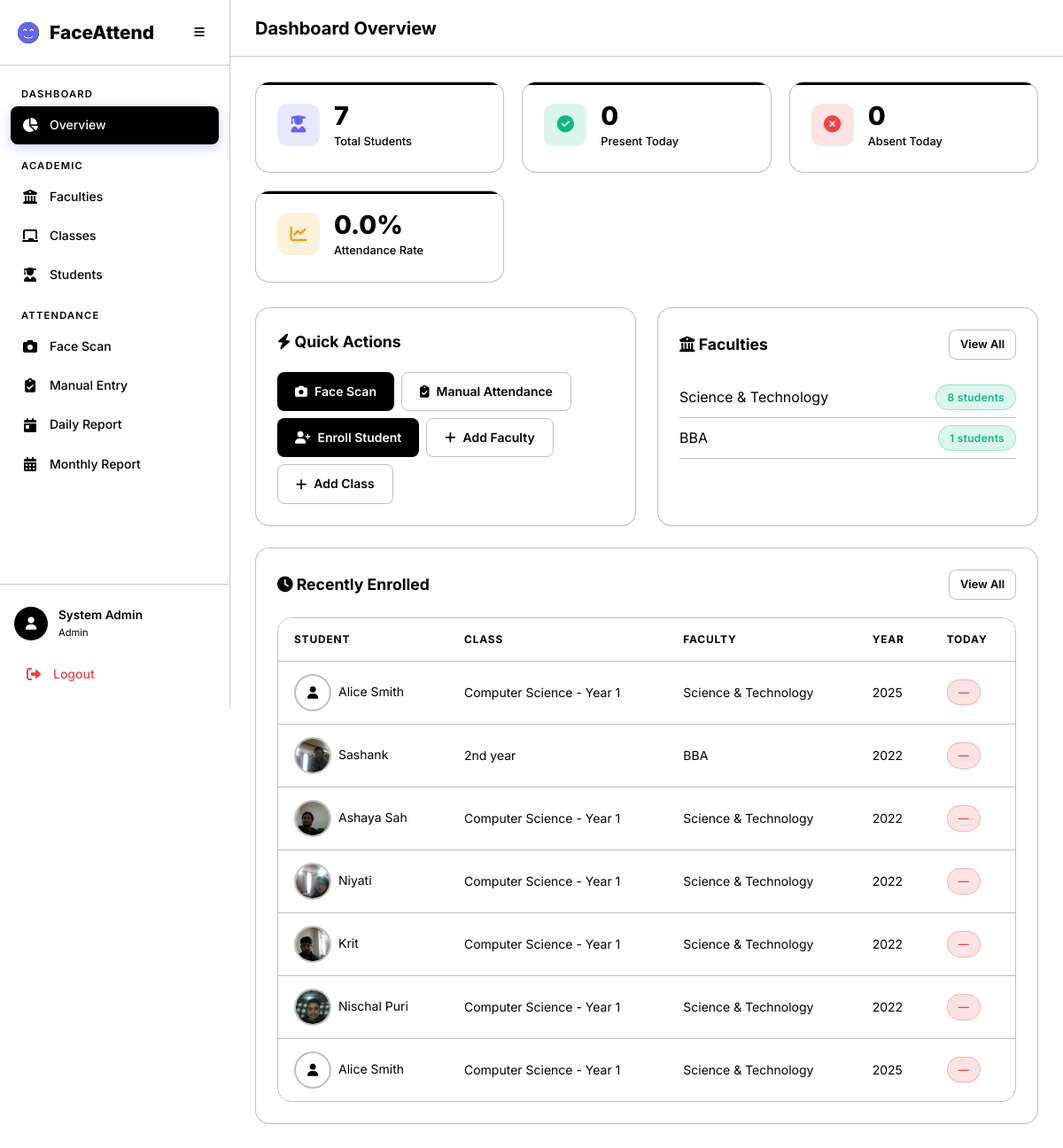
The app's page /academics/dashboard/ with its own data.
### accounts/models.py (models this page shows, shortened)
class User(AbstractUser):
    class Role(models.TextChoices):
        ADMIN = 'admin', 'Admin'
        TEACHER = 'teacher', 'Teacher'
        STUDENT = 'student', 'Student'
    role = models.CharField(
        max_length=10,
        choices=Role.choices,
        default=Role.STUDENT,
    )
    phone = models.CharField(max_length=20, blank=True)
    profile_image = models.ImageField(upload_to='profiles/', blank=True, null=True)

### academics/models.py (models this page shows, shortened)
class Faculty(models.Model):
    name = models.CharField(max_length=200, unique=True)
    description = models.TextField(blank=True)
    created_at = models.DateTimeField(auto_now_add=True)
    updated_at = models.DateTimeField(auto_now=True)
    class Meta:
        verbose_name_plural = 'Faculties'
        ordering = ['name']

class Student(models.Model):
    user = models.OneToOneField(
        settings.AUTH_USER_MODEL,
        on_delete=models.CASCADE,
        related_name='student_profile',
        null=True, blank=True,
    )
    full_name = models.CharField(max_length=300)
    profile_image = models.ImageField(upload_to='students/profiles/')
    face_encoding = models.BinaryField(null=True, blank=True, help_text='128-d face encoding as bytes')
    enrollment_year = models.PositiveIntegerField()
    faculty = models.ForeignKey(Faculty, on_delete=models.CASCADE, related_name='students')
    academic_class = models.ForeignKey(AcademicClass, on_delete=models.CASCADE, related_name='students')
    phone = models.CharField(max_length=20, blank=True)
    guardian_phone = models.CharField(max_length=20, blank=True)
    is_phone_flagged = models.BooleanField(
        default=False,
        help_text='Mark this when the student phone number is incorrect.',
    )
    is_active = models.BooleanField(default=True)
    created_at = models.DateTimeField(auto_now_add=True)
    updated_at = models.DateTimeField(auto_now=True)
    class Meta:
        ordering = ['full_name']

class AcademicClass(models.Model):
    name = models.CharField(max_length=200)
    faculty = models.ForeignKey(Faculty, on_delete=models.CASCADE, related_name='classes')
    teacher = models.ForeignKey(
        settings.AUTH_USER_MODEL,
        on_delete=models.SET_NULL,
        null=True, blank=True,
        related_name='assigned_classes',
        limit_choices_to={'role': 'teacher'},
    )
    created_at = models.DateTimeField(auto_now_add=True)
    updated_at = models.DateTimeField(auto_now=True)
    class Meta:
        verbose_name_plural = 'Classes'
        ordering = ['faculty__name', 'name']
        unique_together = ['name', 'faculty']

### academics/views.py (the view)
# urls.py: path('dashboard/', views.admin_dashboard, name='admin_dashboard'),
@login_required
@admin_required
def admin_dashboard(request):
    today = timezone.localdate()
    total_students = Student.objects.filter(is_active=True).count()
    total_faculties = Faculty.objects.count()
    total_classes = AcademicClass.objects.count()
    today_attendance = Attendance.objects.filter(date=today)
    present_count = today_attendance.filter(status__in=['present', 'late']).count()
    absent_count = today_attendance.filter(status='absent').count()
    recent_students = Student.objects.filter(is_active=True).order_by('-created_at')[:10]
    faculties = Faculty.objects.annotate(student_count=Count('students'))
    classes = AcademicClass.objects.select_related('faculty', 'teacher').annotate(
        student_count=Count('students')
    )
    context = {
        'total_students': total_students,
        'total_faculties': total_faculties,
        'total_classes': total_classes,
        'present_count': present_count,
        'absent_count': absent_count,
        'attendance_rate': round(present_count / total_students * 100, 1) if total_students else 0,
        'recent_students': recent_students,
        'faculties': faculties,
        'classes': classes,
        'today': today,
    }
    return render(request, 'dashboard/admin.html', context)

### templates/dashboard/admin.html (shortened to what this page needs)
{% extends 'base.html' %}
{% block page_title %}Dashboard Overview{% endblock %}
{% block content %}
<div class="stats-grid animate-fade-in">
    <div class="stat-card primary">
        <div class="stat-icon primary"><i class="fas fa-user-graduate"></i></div>
        <div class="stat-content">
            <div class="stat-value">{{ total_students }}</div>
            <div class="stat-label">Total Students</div>
        </div>
    </div>
    <div class="stat-card success">
        <div class="stat-icon success"><i class="fas fa-check-circle"></i></div>
        <div class="stat-content">
            <div class="stat-value">{{ present_count }}</div>
            <div class="stat-label">Present Today</div>
        </div>
    </div>
    <div class="stat-card danger">
        <div class="stat-icon danger"><i class="fas fa-times-circle"></i></div>
        <div class="stat-content">
            <div class="stat-value">{{ absent_count }}</div>
            <div class="stat-label">Absent Today</div>
        </div>
    </div>
    <div class="stat-card warning">
        <div class="stat-icon warning"><i class="fas fa-chart-line"></i></div>
        <div class="stat-content">
            <div class="stat-value">{{ attendance_rate }}%</div>
            <div class="stat-label">Attendance Rate</div>
        </div>
    </div>
</div>
<div class="grid-2 mb-3">
    <div class="card animate-fade-in">
        <div class="card-header">
            <h3 class="card-title"><i class="fas fa-bolt"></i> Quick Actions</h3>
        </div>
        <div class="d-flex flex-wrap gap-1">
            <a href="{% url 'attendance:camera' %}" class="btn btn-primary">
                <i class="fas fa-camera"></i> Face Scan
            </a>
            <a href="{% url 'attendance:manual' %}" class="btn btn-outline">
                <i class="fas fa-clipboard-check"></i> Manual Attendance
            </a>
            <a href="{% url 'academics:student_enroll' %}" class="btn btn-success">
                <i class="fas fa-user-plus"></i> Enroll Student
            </a>
            <a href="{% url 'academics:faculty_create' %}" class="btn btn-outline">
                <i class="fas fa-plus"></i> Add Faculty
            </a>
            <a href="{% url 'academics:class_create' %}" class="btn btn-outline">
                <i class="fas fa-plus"></i> Add Class
            </a>
        </div>
    </div>
    <div class="card animate-fade-in">
        <div class="card-header">
            <h3 class="card-title"><i class="fas fa-building-columns"></i> Faculties</h3>
            <a href="{% url 'academics:faculty_list' %}" class="btn btn-sm btn-outline">View All</a>
        </div>
        {% for f in faculties %}
        <div class="d-flex justify-between align-center"
            style="padding: 8px 0; border-bottom: 1px solid var(--border-color);">
            <span>{{ f.name }}</span>
            <span class="badge badge-present">{{ f.student_count }} students</span>
        </div>
        {% empty %}
        <p class="text-muted">No faculties yet.</p>
        {% endfor %}
    </div>
</div>
<div class="card animate-fade-in">
    <div class="card-header">
        <h3 class="card-title"><i class="fas fa-clock"></i> Recently Enrolled</h3>
        <a href="{% url 'academics:student_list' %}" class="btn btn-sm btn-outline">View All</a>
    </div>
    <div class="table-container">
        <table class="data-table" id="recentTable">
            <thead>
                <tr>
                    <th>Student</th>
                    <th>Class</th>
                    <th>Faculty</th>
                    <th>Year</th>
                    <th>Today</th>
                </tr>
            </thead>
            <tbody>
                {% for s in recent_students %}
                <tr>
                    <td class="d-flex align-center gap-1">
                        {% if s.profile_image %}
                        <img src="{{ s.profile_image.url }}" alt="" class="student-avatar">
                        {% else %}
                        <div class="student-avatar d-flex align-center"
                            style="justify-content:center; background:var(--bg-secondary);"><i class="fas fa-user"></i>
                        </div>
                        {% endif %}
                        {{ s.full_name }}
                    </td>
                    <td>{{ s.academic_class.name }}</td>
                    <td>{{ s.faculty.name }}</td>
                    <td>{{ s.enrollment_year }}</td>
                    <td>
                        {% with status=attendance_map|default_if_none:"" %}
                        <span class="badge badge-{{ status|default:'absent' }}">{{ status|default:"—" }}</span>
                        {% endwith %}
                    </td>
                </tr>
                {% empty %}
                <tr>
                    <td colspan="5" class="text-center text-muted">No students enrolled yet.</td>
                </tr>
                {% endfor %}
            </tbody>
        </table>
    </div>
</div>
{% endblock %}

### templates/base.html (shortened to what this page needs)
<!DOCTYPE html>
<html lang="en" data-theme="dark">
<head>
    <link rel="stylesheet" href="https://cdnjs.cloudflare.com/ajax/libs/font-awesome/6.5.1/css/all.min.css">
    {% load static %}
    <link rel="stylesheet" href="{% static 'css/style.css' %}">
</head>
<body>
    {% if user.is_authenticated %}
    <div class="app-layout">
        <aside class="sidebar" id="sidebar">
            <div class="sidebar-header">
                <div class="logo">
                    <i class="fas fa-face-smile-beam"></i>
                    <span>FaceAttend</span>
                </div>
                <button class="sidebar-toggle" id="sidebarToggle">
                    <i class="fas fa-bars"></i>
                </button>
            </div>
            <nav class="sidebar-nav">
                {% if user.role == 'admin' %}
                <div class="nav-section">
                    <span class="nav-section-title">Dashboard</span>
                    <a href="{% url 'academics:admin_dashboard' %}" class="nav-link {% if request.resolver_match.url_name == 'admin_dashboard' %}active{% endif %}">
                        <i class="fas fa-chart-pie"></i><span>Overview</span>
                    </a>
                </div>
                <div class="nav-section">
                    <span class="nav-section-title">Academic</span>
                    <a href="{% url 'academics:faculty_list' %}" class="nav-link {% if 'faculty' in request.resolver_match.url_name %}active{% endif %}">
                        <i class="fas fa-building-columns"></i><span>Faculties</span>
                    </a>
                    <a href="{% url 'academics:class_list' %}" class="nav-link {% if 'class' in request.resolver_match.url_name %}active{% endif %}">
                        <i class="fas fa-chalkboard"></i><span>Classes</span>
                    </a>
                    <a href="{% url 'academics:student_list' %}" class="nav-link {% if 'student' in request.resolver_match.url_name %}active{% endif %}">
                        <i class="fas fa-user-graduate"></i><span>Students</span>
                    </a>
                </div>
                <div class="nav-section">
                    <span class="nav-section-title">Attendance</span>
                    <a href="{% url 'attendance:camera' %}" class="nav-link {% if request.resolver_match.url_name == 'camera' %}active{% endif %}">
                        <i class="fas fa-camera"></i><span>Face Scan</span>
                    </a>
                    <a href="{% url 'attendance:manual' %}" class="nav-link {% if request.resolver_match.url_name == 'manual' %}active{% endif %}">
                        <i class="fas fa-clipboard-check"></i><span>Manual Entry</span>
                    </a>
                    <a href="{% url 'attendance:daily_report' %}" class="nav-link {% if request.resolver_match.url_name == 'daily_report' %}active{% endif %}">
                        <i class="fas fa-calendar-day"></i><span>Daily Report</span>
                    </a>
                    <a href="{% url 'attendance:monthly_report' %}" class="nav-link {% if request.resolver_match.url_name == 'monthly_report' %}active{% endif %}">
                        <i class="fas fa-calendar-alt"></i><span>Monthly Report</span>
                    </a>
                </div>
                {% endif %}
            </nav>
            <div class="sidebar-footer">
                <div class="user-card">
                    <div class="user-avatar">
                        <i class="fas fa-user"></i>
                    </div>
                    <div class="user-info">
                        <span class="user-name">{{ user.get_full_name|default:user.username }}</span>
                        <span class="user-role">{{ user.get_role_display }}</span>
                    </div>
                </div>
                <a href="{% url 'accounts:logout' %}" class="nav-link logout-link">
                    <i class="fas fa-sign-out-alt"></i><span>Logout</span>
                </a>
            </div>
        </aside>
        <main class="main-content">
            <header class="top-bar">
                <h1 class="page-title">{% block page_title %}Dashboard{% endblock %}</h1>
            </header>
            <div class="content-area">
                {% block content %}{% endblock %}
            </div>
        </main>
    </div>
    {% else %}
    <div class="auth-layout">
        {% block auth_content %}{% endblock %}
    </div>
    {% endif %}
</body>
</html>

### records on screen
User: get_full_name "System Admin", role "Admin"
Faculty: name "Science & Technology", student_count "8"
Faculty: name "BBA", student_count "1"
Student: full_name "Alice Smith", academic_class.name "Computer Science - Year 1", faculty.name "Science & Technology", enrollment_year "2025", status "—"
Student: profile_image (picture), full_name "Sashank", academic_class.name "2nd year", faculty.name "BBA", enrollment_year "2022", status "—"
Student: profile_image (picture), full_name "Ashaya Sah", academic_class.name "Computer Science - Year 1", faculty.name "Science & Technology", enrollment_year "2022", status "—"
Student: profile_image (picture), full_name "Niyati", academic_class.name "Computer Science - Year 1", faculty.name "Science & Technology", enrollment_year "2022", status "—"
Student: profile_image (picture), full_name "Krit", academic_class.name "Computer Science - Year 1", faculty.name "Science & Technology", enrollment_year "2022", status "—"
Student: profile_image (picture), full_name "Nischal Puri", academic_class.name "Computer Science - Year 1", faculty.name "Science & Technology", enrollment_year "2022", status "—"
Student: full_name "Alice Smith", academic_class.name "Computer Science - Year 1", faculty.name "Science & Technology", enrollment_year "2025", status "—"

### other values on screen
{{ total_students }} "7"
{{ present_count }} "0"
{{ absent_count }} "0"
{{ attendance_rate }} "0.0"
